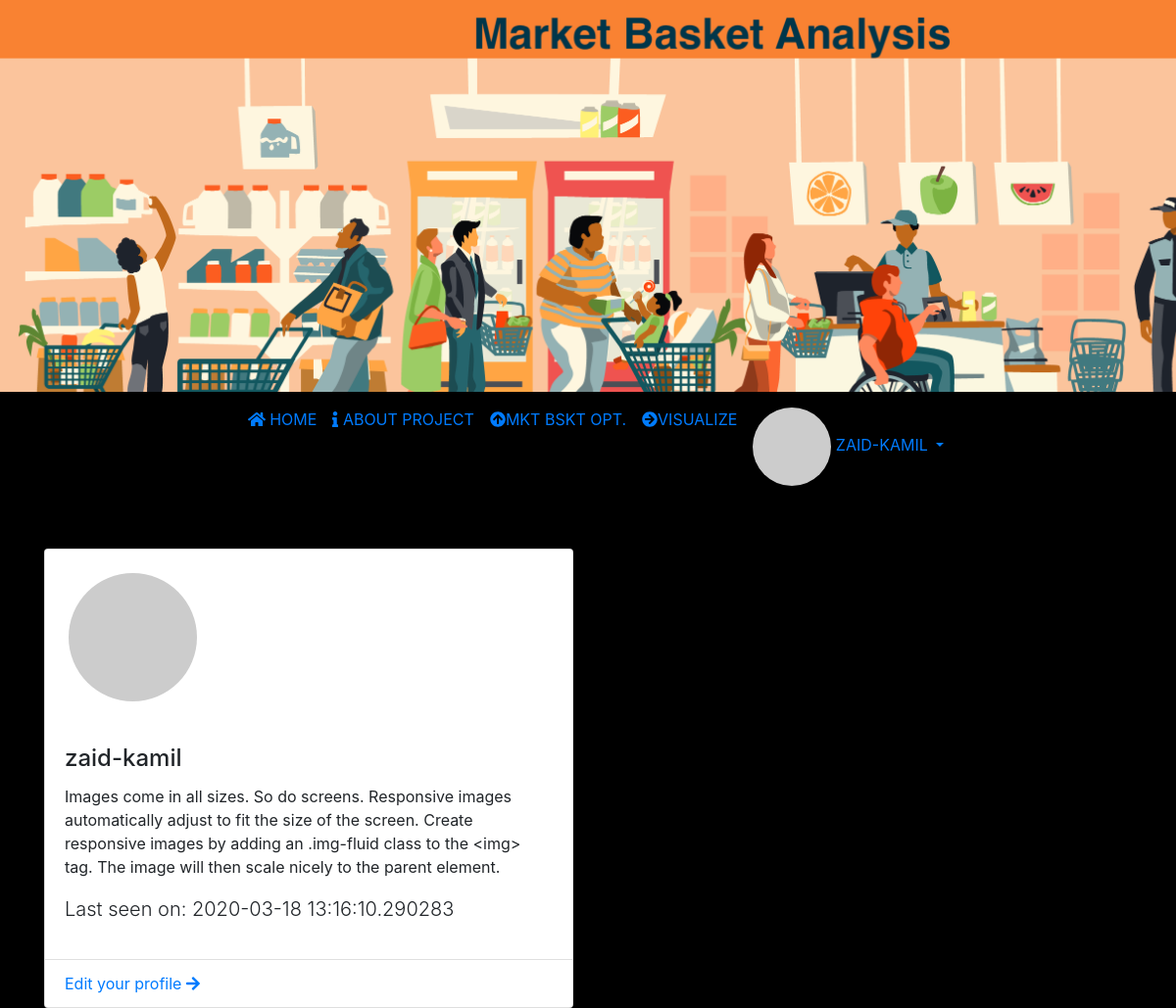
The app's page /user/zaid-kamil (signed in), older data.
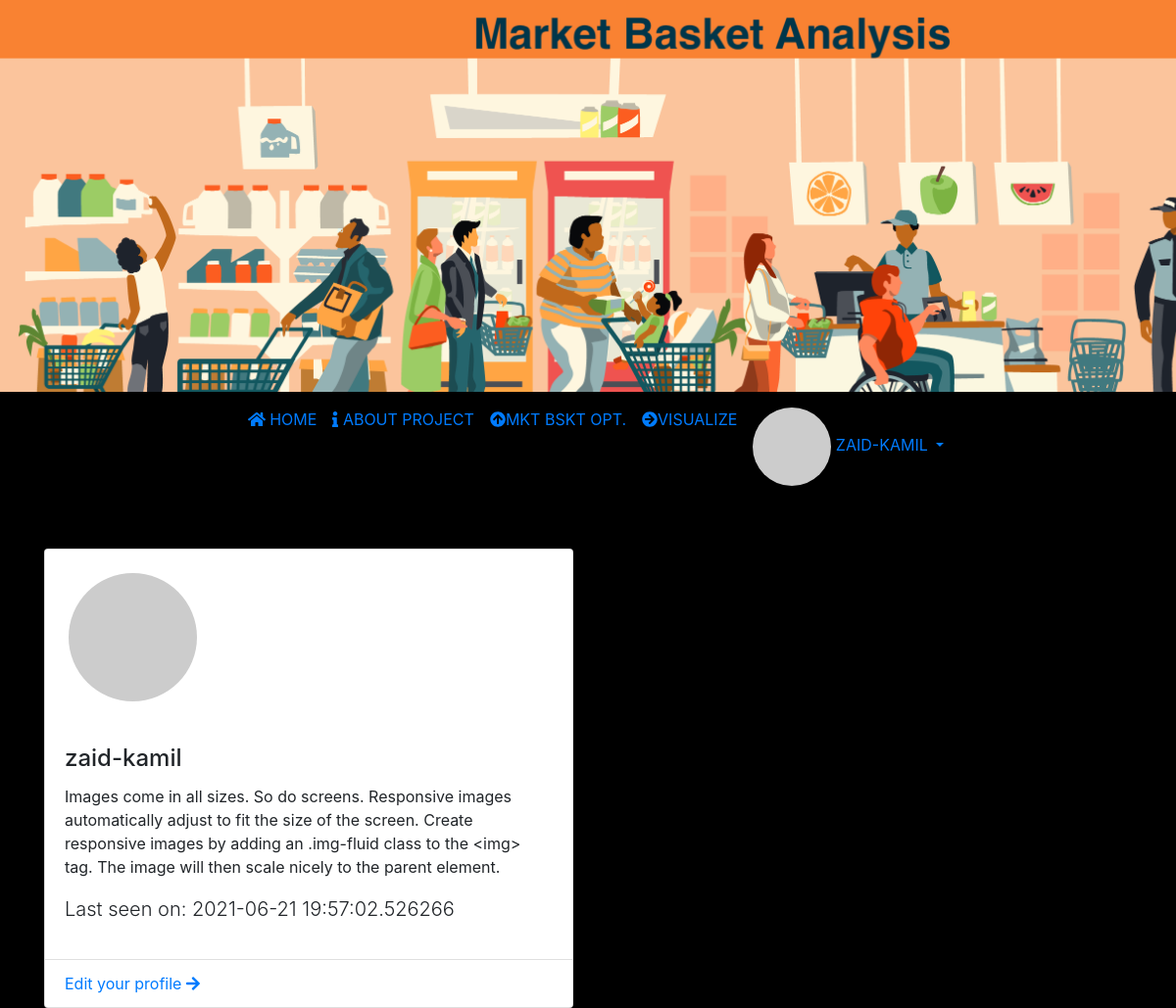
The same page, newer data.
### app/models.py (models this page shows, shortened)
class User(UserMixin, db.Model):
    id = db.Column(db.Integer, primary_key=True)
    username = db.Column(db.String(64), index=True, unique=True)
    email = db.Column(db.String(120), index=True, unique=True)
    password_hash = db.Column(db.String(128))
    created_on = db.Column(db.DateTime, index=True, default=datetime.now)
    about_me = db.Column(db.String(140))
    last_seen = db.Column(db.DateTime, default=datetime.utcnow)
    def avatar(self, size):
        digest = md5(self.email.lower().encode('utf-8')).hexdigest()
        return 'https://www.gravatar.com/avatar/{}?d=identicon&s={}'.format(digest, size)

### app/routes.py (the view)
@login_required
@app.route('/user/<username>')
def user(username):
    user = User.query.filter_by(username=username).first_or_404()
    return render_template('profile.html', user=user, title=f'{user.username} profile')

### app/models.py (called while the page is built)
@login.user_loader
def load_user(id):
    return User.query.get(int(id))

### app/routes.py (called while the page is built)
@app.before_request
def before_request():
    if current_user.is_authenticated:
        current_user.last_seen = datetime.utcnow()
        db.session.commit()

### app/templates/profile.html (shortened to what this page needs)
{% extends 'base.html' %}
{% block body %}
<div class="container">
    <div class="row justify-items-center">
        <div class="col-md-6 mt-5">
            <div class="card">
               <div class="col-md-4 p-4">
                <img class="card-img rounded-circle"  src="{{user.avatar(128)}}" alt="{{user.username}}">
               </div>
                <div class="card-body">
                    <h4 class="card-title">{{user.username}}</h4>
                    {% if user.about_me %}<p class="card-text">{{ user.about_me }}</p>{% endif %}
                    {% if user.last_seen %}<p class="lead">Last seen on: {{ user.last_seen }}</p>{% endif %}
                </div>
                <ul class="list-group list-group-flush">
                    <li class="list-group-item"><a href="{{ url_for('edit_profile') }}">Edit your profile <i class="fas fa-arrow-right    "></i></a></li>
                </ul>
            </div>
        </div>
    </div>
</div>
{% endblock %}

### app/templates/base.html (shortened to what this page needs)
<!doctype html>
<html lang="en">
<head>
    <link rel="stylesheet" href="https://stackpath.bootstrapcdn.com/bootstrap/4.3.1/css/bootstrap.min.css">
    <link rel="stylesheet" href="https://use.fontawesome.com/releases/v5.1.1/css/all.css">
</head>
<body>
    {% include "header.html" %}
    {% include "navbar.html" %}
    {% block body %}{% endblock %}
</body>
</html>

### app/templates/header.html (shortened to what this page needs)
<div class="jumbotron jumbotron-fluid py-5  mb-0 headarea">
  </div>

### app/templates/navbar.html (shortened to what this page needs)
<nav class="navbar navbar-expand-lg navbar-primary  sticky-top">
    <div class="collapse navbar-collapse" id="mainmenu">
      <ul class="navbar-nav mx-auto mt-2 mt-lg-0  ">
        <li class="nav-item ">
          <a class="nav-link text-uppercase" href="{{url_for('index')}}"><i class="fas fa-home "></i> Home <span class="sr-only">(current)</span></a>
        </li>
        <li class="nav-item ">
          <a class="nav-link text-uppercase" href="{{url_for('about')}}"><i class="fas fa-info "></i> About Project </a>
        </li>
        <li class="nav-item">
          <a class="nav-link text-uppercase" href="/mbo" title="MARKET BASKET OPTIMIZATION"><i class="fas fa-arrow-circle-up"></i>Mkt Bskt Opt.</a>
        </li>
        <li class="nav-item">
          <a class="nav-link text-uppercase" href="/visualize" title="GRAPH"><i class="fas fa-arrow-circle-right"></i>Visualize</a>
        </li>
        {% if current_user.is_anonymous %}
        <li class="nav-item dropdown">
          <a class="nav-link dropdown-toggle text-uppercase" href="#" id="dropdownId" data-toggle="dropdown" aria-haspopup="true" aria-expanded="false"><i class="fas fa-user-circle    "></i> Account</a>
          <div class="dropdown-menu" aria-labelledby="dropdownId">
            <a class="dropdown-item" href="/login">Login</a>
            <a class="dropdown-item" href="/register">Create free account</a>
          </div>
        </li>
        {% else %}
        <li class="nav-item dropdown">
          <a class="nav-link dropdown-toggle text-uppercase" href="#" id="dropdownId" data-toggle="dropdown" aria-haspopup="true" aria-expanded="false">
            <img src="{{ current_user.avatar(24) }}" class="rounded-circle">  {{current_user.username}}
          </a>
        </li>
        {% endif %}
      </ul>
    </div>
  </nav>

### app/templates/profile.html (style rules this page uses)
body { background-color: rgb(0, 0, 0); }

### app/templates/base.html (style rules this page uses)
.headarea { height: 50vh; background-image: url('/static/images/head.png'); background-size: cover; }

Row changes from the older to the newer data that the page shows:
changed User "zaid-kamil": last_seen "2020-03-18 13:16:10.290283" → "2021-06-21 19:57:02.526266"
